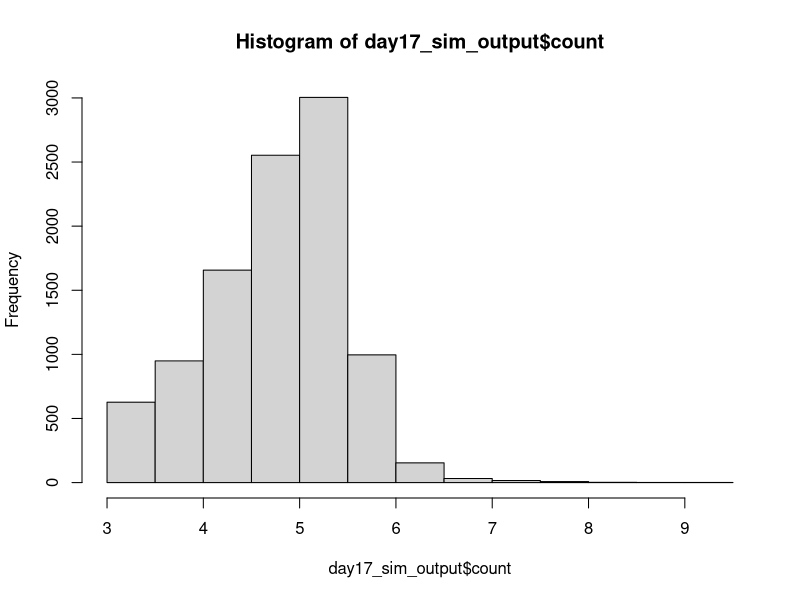
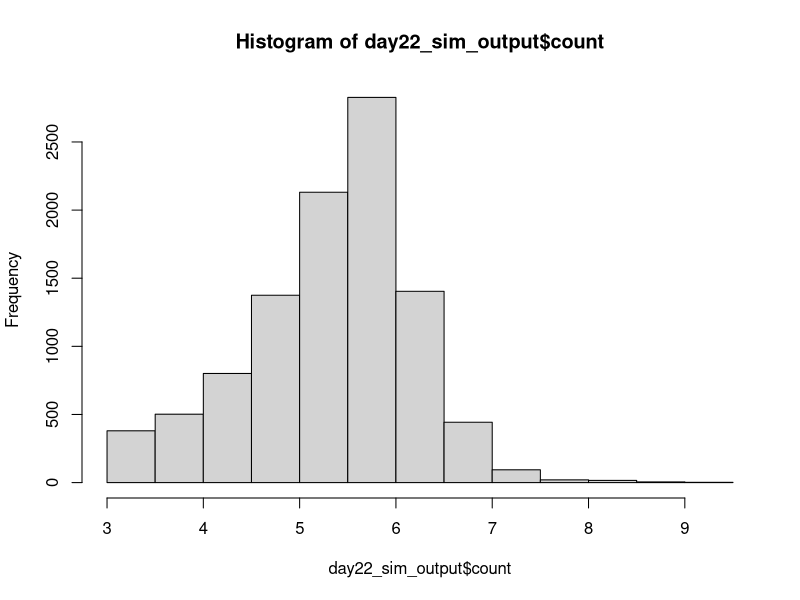

R code for these plots, in order: (Note: this script raises an error after producing the figures.)
## ---------------------------Title---------------------------------------------
# CIDA Shelf Life Model

## ---------------------------Description---------------------------------------
# Project: CIDA Spinach 

# Description: 

## ---------------------------Packages------------------------------------------

#   Loading packages
library(dplyr); library(MASS); library(VGAM)

## ---------------------------Seed----------------------------------------------

#Set seed
set.seed(1)

## ---------------------------Inputs--------------------------------------------

#Load in data

strain_param <- read.csv("primary_model_parameters_strain_by_rep_2022_08_26.csv", header = TRUE)
apc_param <- read.csv("primary_model_parameters_apc_by_rep_2022_09_01.csv", header = TRUE)

mumax_secon <- read.csv("secondary_model_mumax_strain_by_rep_2022-09-01.csv", header = TRUE)
lag_secon <- read.csv("secondary_model_lag_strain_by_rep_2022_09_01.csv", header = TRUE)
lag_apc_secon <- read.csv("secondary_model_lag_apc_by_rep2022_09_01.csv", header = TRUE)

initial_count <- read.csv("initial_distribution_2022_08_24.csv", header = TRUE)
st_frequency <- read.csv("st_frequency_2022_05_18.csv", header = TRUE)

#Change strain parameters to lowercase 
strain_param$isolate <- tolower(strain_param$isolate)
apc_param$isolate <- tolower(apc_param$isolate)

mumax_secon$isolate <- tolower(mumax_secon$isolate)
lag_secon$isolate <- tolower(lag_secon$isolate)

#Initial Count Distribution: Log transforming initial count, and fitting a normal distribution to the data
initial_count_dist <- function(n){
  ans <- runif(n, min = initial_count$min, max = initial_count$max)
  return(ans)
}

#ST Distribution
isolates <- st_frequency$cida_isolates
st_prev <- st_frequency$frequency

st_dist <- function(n) {
ans <- sample(isolates, size = n, prob = st_prev, replace = T)
return(ans)
}

#Storage Temperature Distribution
temp_location <- 4
temp_shape <- 2.31

temp_dist <- function(n) {
  ans <- rlaplace(n, temp_location, temp_shape)
  for(i in 1:n)
  while (ans[i] < 0 | ans[i] > 10) {
    ans[i] <- rlaplace(1, temp_location, temp_shape)
  }
  return(ans)
}

#Primary Growth Models 


#Baranyi
baranyi <- function(day, log10n0, log10nmax, mumax, lag){
  log10n <- log10nmax + log10((-1 + exp(mumax * lag) + exp(mumax * day))/(exp(mumax * day) - 1 + exp(mumax * lag) * 10^(log10nmax - log10n0)))
}

#Baranyi without lag
baranyi_no_lag <- function(day, log10n0, log10nmax, mumax){
  log10n <- log10nmax - log10(1 + (10^(log10nmax - log10n0) - 1) * exp(-mumax * day))
}

#Buchanan
buchanan <- function(day, log10n0, log10nmax, mumax, lag){
  log10n <- log10n0 + (day >= lag) * (day <= (lag + (log10nmax - log10n0) * log(10) / mumax)) * mumax * (day - lag) / log(10) + (day >= lag) * (day>(lag + (log10nmax - log10n0) * log(10) / mumax)) * (log10nmax - log10n0)
}

#Buchanan without lag
buchanan_no_lag <- function(day, log10n0, log10nmax, mumax){
  log10n <- log10n0 + (day <= ((log10nmax - log10n0) * log(10) / mumax)) * mumax * day / log(10) + (day > ((log10nmax - log10n0) * log(10) / mumax)) * (log10nmax - log10n0)
}

#Gompertz
gompertz <- function(day, log10n0, log10nmax, mumax, lag){
  log10n <- log10n0 + (log10nmax - log10n0) * exp(-exp(mumax * exp(1) * (lag - day) / ((log10nmax - log10n0) * log(10)) + 1))
}


log10N_with_lag <- function(day, log10n0, log10nmax, mumax, lag, model) {
  ans <- numeric(length = length(day))
  for(i in seq_along(day)){
    if (model[i] == "baranyi") {
      ans[i] <- baranyi(day[i], log10n0[i], log10nmax[i], mumax[i], lag[i])
    }
    else if(model[i] == 'buchanan') {
      ans[i] <- buchanan(day[i], log10n0[i], log10nmax[i], mumax[i], lag[i])
    }
    else if(model[i] == "gompertz"){
      ans[i] <- gompertz(day[i], log10n0[i], log10nmax[i], mumax[i], lag[i])
    } 
    else{
      stop(paste0(model, " is not a valid model name. Must be one of Buchanan, Baranyi, Gompertz."))
    }
  }
  return(ans)
  
}

log10N_without_lag <- function(day, log10n0, log10nmax, mumax, model) {
  ans <- numeric(length = length(day))
  for(i in seq_along(day)){
    if (model[i] == "baranyi_no_lag") {
      ans[i] <- baranyi_no_lag(day[i], log10n0[i], log10nmax[i], mumax[i])
    }
    else if(model[i] == 'buchanan_no_lag') {
      ans[i] <- buchanan_no_lag(day[i], log10n0[i], log10nmax[i], mumax[i])
    }
    else{
      stop(paste0(model, " is not a valid model name. Must be one of Buchanan, Baranyi, Gompertz."))
    }
  }
  return(ans)
  
}

#Secondary model 

NewMu <- function(temp, b, temp_min) {
  sqrt_mu <- b*(temp - temp_min)
  ans <- sqrt_mu^2
  return(ans)
}

NewLag <- function(temp, b, temp_min) {
  sqrt_lag <- b*(temp - temp_min)
  ans <- sqrt_lag^2
  return(ans)
}

## ---------------------------Simulation Overview-------------------------------

n_packages <- 10000
n_sim <- n_packages
n_day <- 22

## ---------------Assigning Model Inputs----------------------------------------

#Assigning initial count, ST and temperature to each package
packages_sim <- data.frame(matrix(, nrow = n_sim, ncol = 9))
colnames(packages_sim) <- c("package", "initial_count", "storage_temp", "isolate", "isolate_rep", "model", "lag", "mu", "nmax")

packages_sim$package <- rep(1:n_packages)
packages_sim$initial_count <- initial_count_dist(n_sim)
packages_sim$storage_temp <- temp_dist(n_sim)
packages_sim$isolate <- st_dist(n_sim)
packages_sim$isolate_rep <- sample(1:3, n_sim, replace = TRUE)

#Assigning a growth model to each package. The selected model will be the best fitting model at 6˚C 
for(i in 1:n_sim){
  strain_index <- which(packages_sim$isolate[i] == strain_param$isolate & packages_sim$isolate_rep[i] == strain_param$rep & 6 == strain_param$temp)
  packages_sim$model[i] <- strain_param$model_type[strain_index]
}

#Assign lag to each package

for(i in 1:n_sim){
  rep <- packages_sim$isolate_rep[i]
  if(packages_sim$isolate[i] == "s12-0180"){
    rep <- sample(c(1, 3), 1, replace = TRUE)
  } else if (packages_sim$isolate[i] == "s12-0184"){
    rep <- 1
  } else if (packages_sim$isolate[i] == "s12-0132"){
    rep <- 3
  }  else {
    rep <- rep
  }
  apc_lag <- 0
  strain_index <- which(packages_sim$isolate[i] == lag_secon$isolate & rep == lag_secon$rep)
  strain_lag <- NewLag(packages_sim$storage_temp[i], lag_secon$b_mu[strain_index], lag_secon$temp_min_mu[strain_index])
  strain_lag <- ifelse(packages_sim$isolate[i] == "s12-0166", 0, strain_lag)
  packages_sim$lag[i] <- runif(n = 1, min = min(strain_lag, apc_lag), max = max(strain_lag, apc_lag))
  packages_sim$lag[i] <- packages_sim$lag[i]
}

packages_sim$lag <- ifelse(packages_sim$model %in% c("baranyi_no_lag", "buchanan_no_lag"), NA, packages_sim$lag)

#Assign mumax to each package
for(i in 1:n_sim){
  rep <- ifelse(packages_sim$isolate[i] == "s12-0141", 1, packages_sim$isolate_rep[i])
  strain_index <- which(packages_sim$isolate[i] == mumax_secon$isolate & rep == mumax_secon$rep)
  package_mu <- NewMu(packages_sim$storage_temp[i], mumax_secon$b_mu[strain_index], mumax_secon$temp_min_mu[strain_index])
  packages_sim$mu[i] <- package_mu*0.4
}

#Assign nmax to each package
for(i in 1:n_sim){
  rep <- packages_sim$isolate_rep[i]
strain_index <- which(packages_sim$isolate[i] == strain_param$isolate & rep == strain_param$rep & 6 == strain_param$temp)
apc_index <- which(packages_sim$isolate[i] == apc_param$isolate & rep == apc_param$rep & 6 == apc_param$temp)
strain_nmax <- strain_param$nmax[strain_index]
apc_nmax <- apc_param$nmax[strain_index]
packages_sim$nmax[i] <- runif(n = 1, strain_nmax, apc_nmax)
}

## ----------------Assessing Growth Over Shelf Life-----------------------------

models_with_lag <- c("baranyi", "buchanan", "gompertz")

shelf_life_sim <- packages_sim[rep(seq_len(nrow(packages_sim)), each = 22), ]
rownames(shelf_life_sim) <- 1:nrow(shelf_life_sim)
shelf_life_sim["day"] <- rep(1:n_day, times = n_sim)
shelf_life_sim["count"] <- NA

shelf_life_sim[is.na(shelf_life_sim$lag), ] <- shelf_life_sim[is.na(shelf_life_sim$lag), ] %>% 
  mutate(count = log10N_without_lag(day, initial_count, nmax, mu, model))

shelf_life_sim[!is.na(shelf_life_sim$lag), ] <- shelf_life_sim[!is.na(shelf_life_sim$lag), ] %>% 
  mutate(count = log10N_with_lag(day, initial_count, nmax, mu, lag, model))

## --------------------------------Plotting Outcome-----------------------------

day17_sim_output <- shelf_life_sim %>%
  filter(day == 17)

h17 <- hist(day17_sim_output$count)
h17


day22_sim_output <- shelf_life_sim %>%
  filter(day == 22)

h22 <- hist(day22_sim_output$count)
h22

## --------------------------------Threshold------------------------------------

sa_temp <- shelf_life_sim %>%
  group_by(day) %>%
  summarise(prop_fail = sum(count > 7.6)/n_packages) %>%
  mutate(adj = 0.4) %>%
  mutate(param = "mumax")

## --------------------------------Export---------------------------------------

date <- Sys.Date()
date <- gsub("-", "_", date)
file_name <- paste0("output/sa_mumax_", date,".csv")
  
write.table(sa_temp, file_name, sep = ",", col.names = !file.exists(file_name), append = T, row.names = FALSE)
